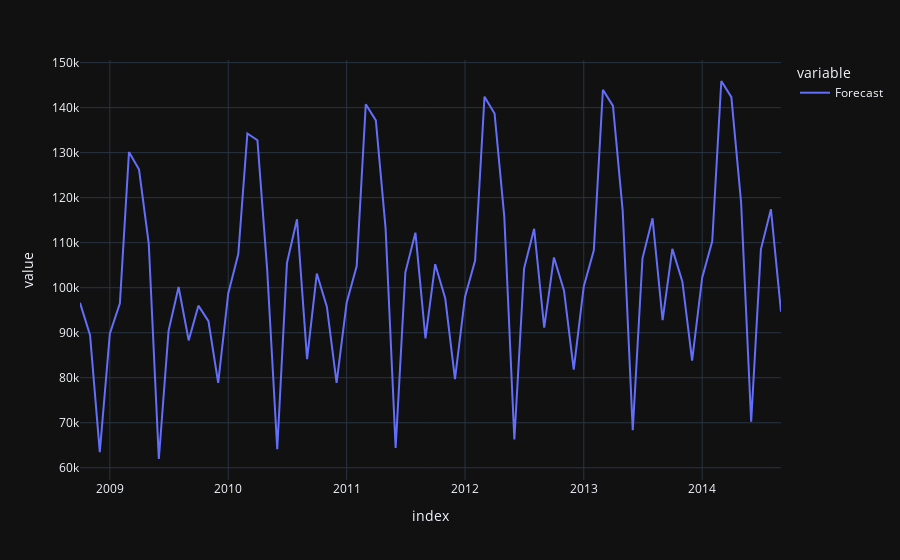

Notebook code cell kept with this figure:
### Code cell
px.line(forecast,template = 'plotly_dark')
